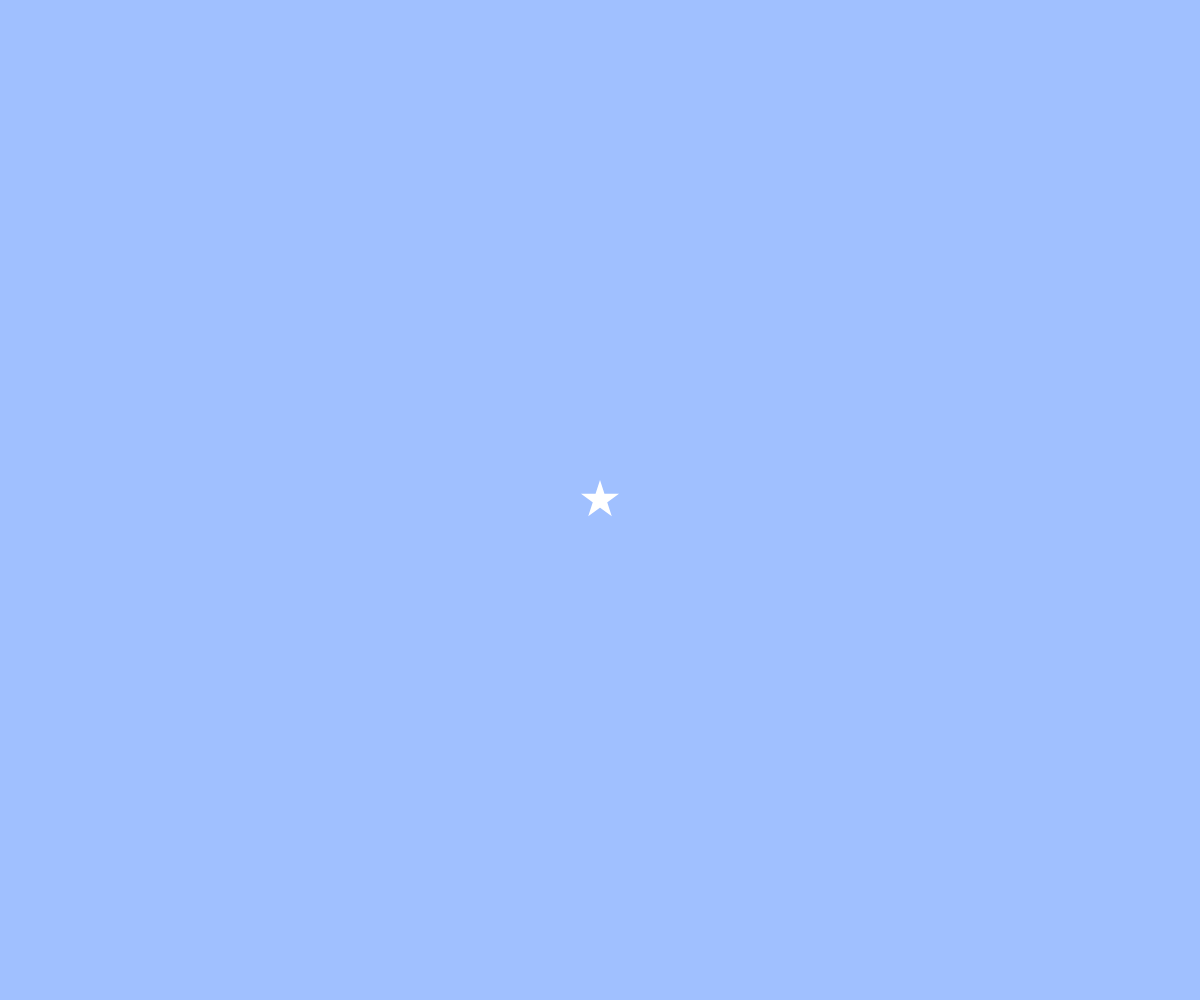
Frame 1 (no input)
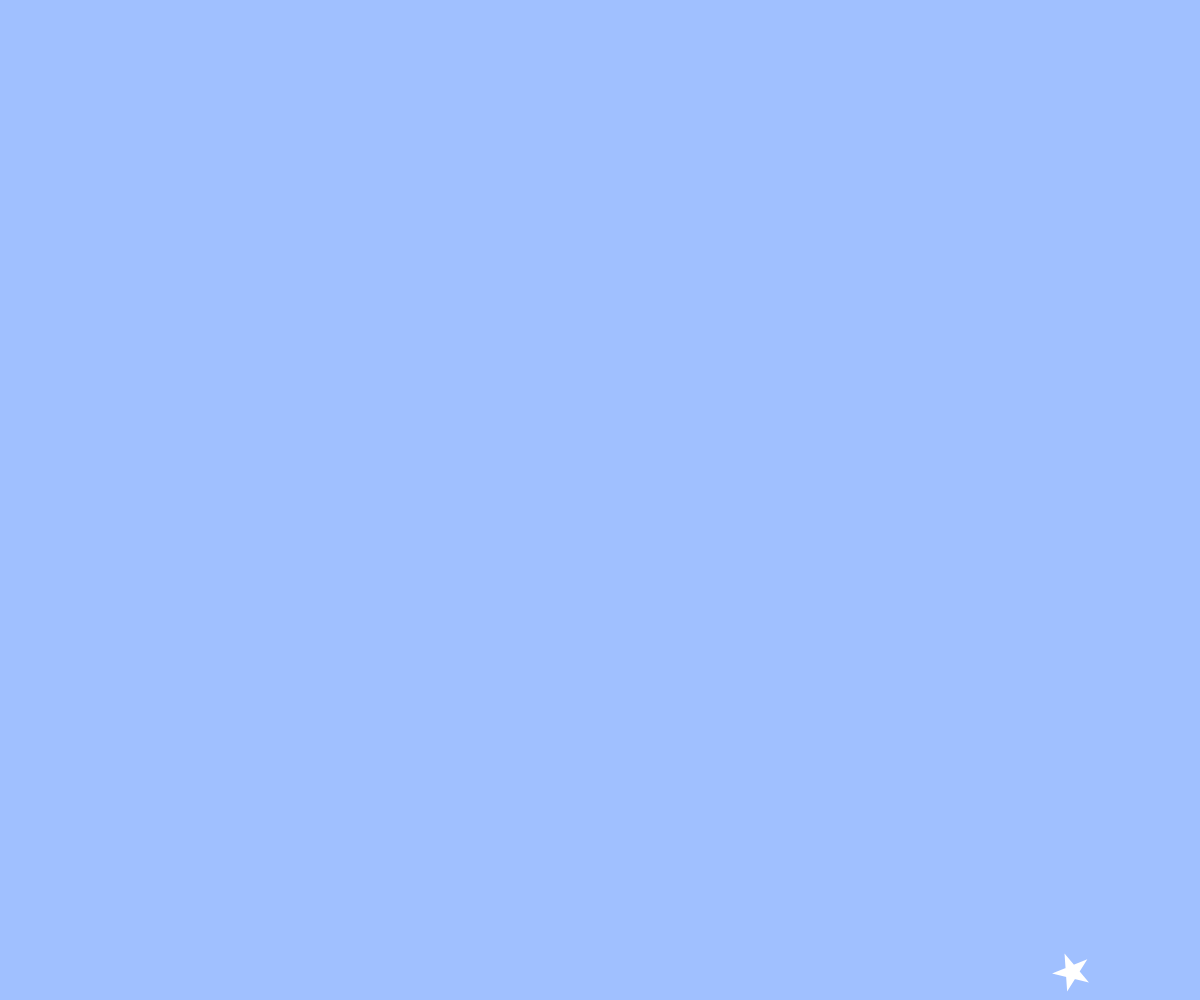
Frame 60 (no input)
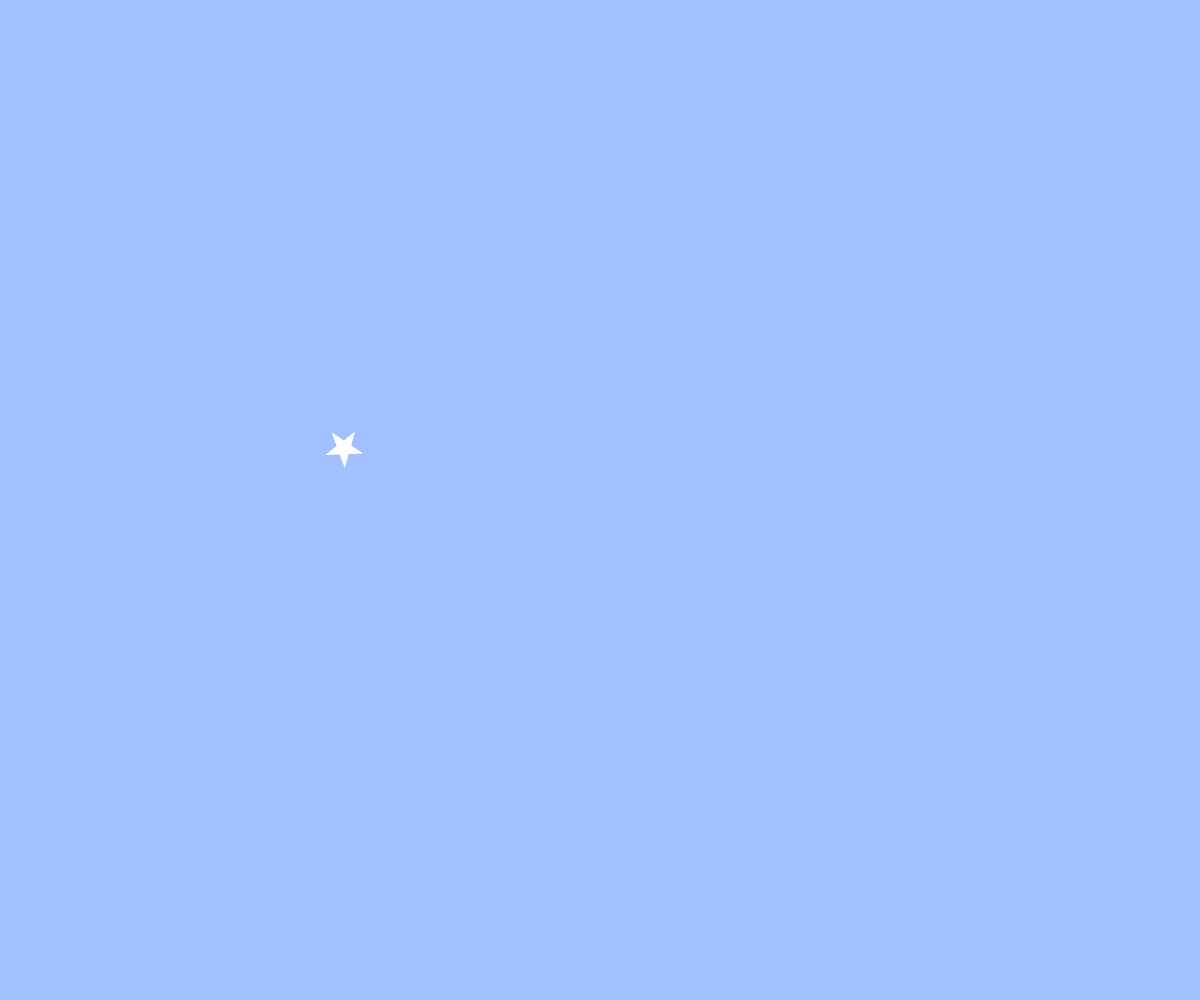
Frame 120 (the mouse pressed at the canvas centre since frame 60)

The p5.js sketch that drew these frames (run headless with seeded random() and noise() and a simulated clock; from frame 60 on, the mouse is pressed at the canvas centre):

// p5.js sketch
// ── sketch.js
// テキスト「アニメーション」
let x, y, vx, vy, s;

function setup(){
  createCanvas(windowWidth, windowHeight);
  x = width / 2;
  y = height / 2;
  vx = 8;
  vy = 8;
  s = 0.0;
}

function draw(){
  background(160, 192, 255);
  noStroke();
    star(x, y, 20 ,s);
 // BLANK[2] (hint: 作った star 関数を使います)
　x += vx
　y += vy
　s += 0.1
  // 端の処理パターン (1) 反対側から出てくる
  if(x > width){ x = 0; }
  else if(x < 0){ x = width; }
  if(y > height){ y = 0; }
  if(y < 0){ y = height; }
}

function star(cx, cy, r, angle){
  beginShape();
  for(var i = 0; i < 20; i++){
    var theta = TWO_PI * i * 2 / 5 - HALF_PI;
    // BLANK[1] (hint: angle 分だけ星を回転させるには？)
    var x = cx + cos(theta + angle) * r;
    var y = cy + sin(theta + angle) * r;
    vertex(x,y);
  }
  endShape(CLOSE);
}

function windowResized(){
  resizeCanvas(windowWidth, windowHeight);
}
